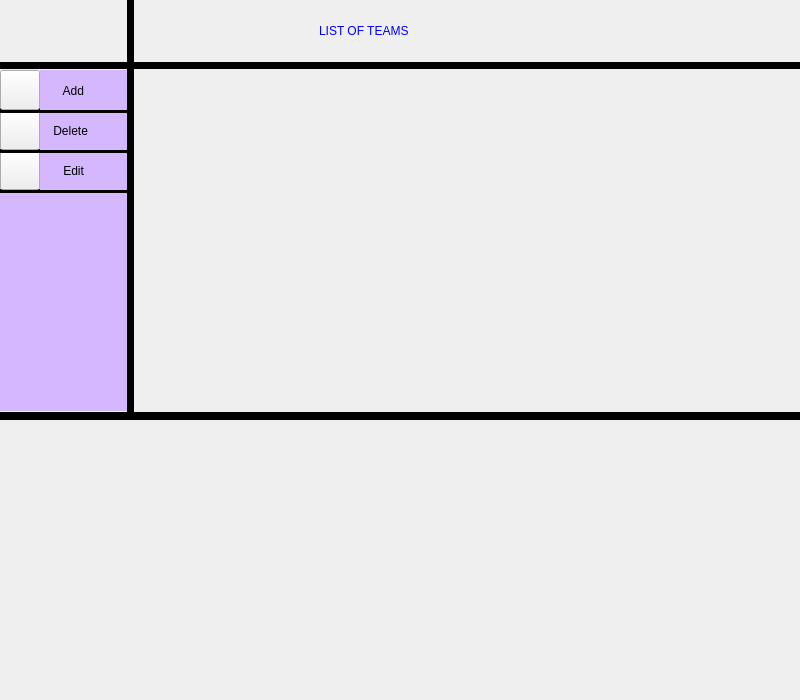
<?xml version="1.0" encoding="UTF-8"?>
<ui version="4.0">
 <class>OrgUi</class>
 <widget class="QWidget" name="OrgUi">
  <property name="geometry">
   <rect>
    <x>0</x>
    <y>0</y>
    <width>800</width>
    <height>700</height>
   </rect>
  </property>
  <property name="windowTitle">
   <string>Form</string>
  </property>
  <widget class="QLabel" name="label">
   <property name="geometry">
    <rect>
     <x>-20</x>
     <y>330</y>
     <width>852</width>
     <height>444</height>
    </rect>
   </property>
   <property name="styleSheet">
    <string notr="true">image: url(:/Login/Login23.png);</string>
   </property>
   <property name="text">
    <string/>
   </property>
  </widget>
  <widget class="QLabel" name="label_2">
   <property name="geometry">
    <rect>
     <x>0</x>
     <y>-5</y>
     <width>61</width>
     <height>71</height>
    </rect>
   </property>
   <property name="accessibleName">
    <string/>
   </property>
   <property name="accessibleDescription">
    <string/>
   </property>
   <property name="styleSheet">
    <string notr="true">image: url(:/Login/Login24.png);</string>
   </property>
   <property name="text">
    <string/>
   </property>
   <property name="buddy">
    <cstring></cstring>
   </property>
  </widget>
  <widget class="QLabel" name="label_3">
   <property name="geometry">
    <rect>
     <x>-7</x>
     <y>62</y>
     <width>855</width>
     <height>7</height>
    </rect>
   </property>
   <property name="styleSheet">
    <string notr="true">background-color: rgb(0, 0, 0);</string>
   </property>
   <property name="text">
    <string/>
   </property>
  </widget>
  <widget class="QLabel" name="label_22">
   <property name="geometry">
    <rect>
     <x>0</x>
     <y>108</y>
     <width>131</width>
     <height>3</height>
    </rect>
   </property>
   <property name="styleSheet">
    <string notr="true">background-color: rgb(0, 0, 0);</string>
   </property>
   <property name="text">
    <string/>
   </property>
  </widget>
  <widget class="QLabel" name="label_10">
   <property name="geometry">
    <rect>
     <x>40</x>
     <y>70</y>
     <width>88</width>
     <height>41</height>
    </rect>
   </property>
   <property name="styleSheet">
    <string notr="true">background-color: rgb(213, 183, 255);
color: rgb(0, 0, 0);
border-color: rgb(0, 0, 0);
font: 700 12pt &quot;Segoe UI&quot;;</string>
   </property>
   <property name="text">
    <string>       Add</string>
   </property>
  </widget>
  <widget class="QLabel" name="label_11">
   <property name="geometry">
    <rect>
     <x>240</x>
     <y>0</y>
     <width>81</width>
     <height>71</height>
    </rect>
   </property>
   <property name="styleSheet">
    <string notr="true">image: url(:/Login/Login29.png);</string>
   </property>
   <property name="text">
    <string/>
   </property>
  </widget>
  <widget class="QLabel" name="label_20">
   <property name="geometry">
    <rect>
     <x>-3</x>
     <y>190</y>
     <width>131</width>
     <height>221</height>
    </rect>
   </property>
   <property name="styleSheet">
    <string notr="true">background-color: rgb(213, 183, 255);
font: 700 12pt &quot;Segoe UI&quot;;</string>
   </property>
   <property name="text">
    <string/>
   </property>
  </widget>
  <widget class="QLabel" name="label_8">
   <property name="geometry">
    <rect>
     <x>650</x>
     <y>0</y>
     <width>81</width>
     <height>71</height>
    </rect>
   </property>
   <property name="styleSheet">
    <string notr="true">image: url(:/Login/Login29.png);</string>
   </property>
   <property name="text">
    <string/>
   </property>
  </widget>
  <widget class="QLabel" name="label_21">
   <property name="geometry">
    <rect>
     <x>0</x>
     <y>189</y>
     <width>131</width>
     <height>3</height>
    </rect>
   </property>
   <property name="styleSheet">
    <string notr="true">background-color: rgb(0, 0, 0);</string>
   </property>
   <property name="text">
    <string/>
   </property>
  </widget>
  <widget class="QLabel" name="label_lastname">
   <property name="geometry">
    <rect>
     <x>240</x>
     <y>280</y>
     <width>151</width>
     <height>51</height>
    </rect>
   </property>
   <property name="text">
    <string/>
   </property>
  </widget>
  <widget class="QLabel" name="label_23">
   <property name="geometry">
    <rect>
     <x>0</x>
     <y>149</y>
     <width>131</width>
     <height>3</height>
    </rect>
   </property>
   <property name="styleSheet">
    <string notr="true">background-color: rgb(0, 0, 0);</string>
   </property>
   <property name="text">
    <string/>
   </property>
  </widget>
  <widget class="QLabel" name="label_6">
   <property name="geometry">
    <rect>
     <x>319</x>
     <y>0</y>
     <width>420</width>
     <height>61</height>
    </rect>
   </property>
   <property name="styleSheet">
    <string notr="true">color: rgb(0, 0, 255);
font: 900 italic 20pt &quot;Segoe UI&quot;;</string>
   </property>
   <property name="text">
    <string>LIST OF TEAMS</string>
   </property>
  </widget>
  <widget class="QLabel" name="label_18">
   <property name="geometry">
    <rect>
     <x>40</x>
     <y>110</y>
     <width>88</width>
     <height>41</height>
    </rect>
   </property>
   <property name="styleSheet">
    <string notr="true">background-color: rgb(213, 183, 255);
color: rgb(0, 0, 0);
font: 700 12pt &quot;Segoe UI&quot;;</string>
   </property>
   <property name="text">
    <string>    Delete</string>
   </property>
  </widget>
  <widget class="QPushButton" name="pushButton_edit_2">
   <property name="geometry">
    <rect>
     <x>0</x>
     <y>150</y>
     <width>40</width>
     <height>40</height>
    </rect>
   </property>
   <property name="styleSheet">
    <string notr="true">image: url(:/Login/Login22.png);</string>
   </property>
   <property name="text">
    <string/>
   </property>
  </widget>
  <widget class="QLabel" name="label_16">
   <property name="geometry">
    <rect>
     <x>580</x>
     <y>0</y>
     <width>81</width>
     <height>71</height>
    </rect>
   </property>
   <property name="styleSheet">
    <string notr="true">image: url(:/Login/Login29.png);</string>
   </property>
   <property name="text">
    <string/>
   </property>
  </widget>
  <widget class="QLabel" name="label_12">
   <property name="geometry">
    <rect>
     <x>310</x>
     <y>0</y>
     <width>81</width>
     <height>71</height>
    </rect>
   </property>
   <property name="styleSheet">
    <string notr="true">image: url(:/Login/Login29.png);</string>
   </property>
   <property name="text">
    <string/>
   </property>
  </widget>
  <widget class="QLabel" name="label_15">
   <property name="geometry">
    <rect>
     <x>510</x>
     <y>0</y>
     <width>81</width>
     <height>71</height>
    </rect>
   </property>
   <property name="styleSheet">
    <string notr="true">image: url(:/Login/Login29.png);</string>
   </property>
   <property name="text">
    <string/>
   </property>
  </widget>
  <widget class="QLabel" name="label_19">
   <property name="geometry">
    <rect>
     <x>40</x>
     <y>150</y>
     <width>91</width>
     <height>41</height>
    </rect>
   </property>
   <property name="styleSheet">
    <string notr="true">background-color: rgb(213, 183, 255);
color: rgb(0, 0, 0);
font: 700 12pt &quot;Segoe UI&quot;;</string>
   </property>
   <property name="text">
    <string>       Edit</string>
   </property>
  </widget>
  <widget class="QLabel" name="label_17">
   <property name="geometry">
    <rect>
     <x>130</x>
     <y>0</y>
     <width>51</width>
     <height>71</height>
    </rect>
   </property>
   <property name="styleSheet">
    <string notr="true">image: url(:/Login/Login29.png);</string>
   </property>
   <property name="text">
    <string/>
   </property>
  </widget>
  <widget class="QLabel" name="label_4">
   <property name="geometry">
    <rect>
     <x>127</x>
     <y>-80</y>
     <width>7</width>
     <height>500</height>
    </rect>
   </property>
   <property name="styleSheet">
    <string notr="true">background-color: rgb(0, 0, 0);</string>
   </property>
   <property name="text">
    <string/>
   </property>
  </widget>
  <widget class="QPushButton" name="pushButton_add_2">
   <property name="geometry">
    <rect>
     <x>0</x>
     <y>70</y>
     <width>40</width>
     <height>40</height>
    </rect>
   </property>
   <property name="styleSheet">
    <string notr="true">image: url(:/Login/Login20.png);
border-color: rgb(0, 0, 0);</string>
   </property>
   <property name="text">
    <string/>
   </property>
  </widget>
  <widget class="QPushButton" name="pushButton_remove">
   <property name="geometry">
    <rect>
     <x>0</x>
     <y>110</y>
     <width>40</width>
     <height>40</height>
    </rect>
   </property>
   <property name="styleSheet">
    <string notr="true">image: url(:/Login/Login21.png);</string>
   </property>
   <property name="text">
    <string/>
   </property>
  </widget>
  <widget class="QLabel" name="label_9">
   <property name="geometry">
    <rect>
     <x>170</x>
     <y>0</y>
     <width>81</width>
     <height>71</height>
    </rect>
   </property>
   <property name="styleSheet">
    <string notr="true">image: url(:/Login/Login29.png);</string>
   </property>
   <property name="text">
    <string/>
   </property>
  </widget>
  <widget class="QLabel" name="label_13">
   <property name="geometry">
    <rect>
     <x>370</x>
     <y>0</y>
     <width>81</width>
     <height>71</height>
    </rect>
   </property>
   <property name="styleSheet">
    <string notr="true">image: url(:/Login/Login29.png);</string>
   </property>
   <property name="text">
    <string/>
   </property>
  </widget>
  <widget class="QLabel" name="label_14">
   <property name="geometry">
    <rect>
     <x>440</x>
     <y>0</y>
     <width>81</width>
     <height>71</height>
    </rect>
   </property>
   <property name="styleSheet">
    <string notr="true">image: url(:/Login/Login29.png);</string>
   </property>
   <property name="text">
    <string/>
   </property>
  </widget>
  <widget class="QLabel" name="label_5">
   <property name="geometry">
    <rect>
     <x>0</x>
     <y>412</y>
     <width>811</width>
     <height>8</height>
    </rect>
   </property>
   <property name="styleSheet">
    <string notr="true">background-color: rgb(0, 0, 0);</string>
   </property>
   <property name="text">
    <string/>
   </property>
  </widget>
  <widget class="QLabel" name="label_24">
   <property name="geometry">
    <rect>
     <x>0</x>
     <y>110</y>
     <width>131</width>
     <height>3</height>
    </rect>
   </property>
   <property name="styleSheet">
    <string notr="true">background-color: rgb(0, 0, 0);</string>
   </property>
   <property name="text">
    <string/>
   </property>
  </widget>
  <widget class="QLabel" name="label_25">
   <property name="geometry">
    <rect>
     <x>0</x>
     <y>190</y>
     <width>131</width>
     <height>3</height>
    </rect>
   </property>
   <property name="styleSheet">
    <string notr="true">background-color: rgb(0, 0, 0);</string>
   </property>
   <property name="text">
    <string/>
   </property>
  </widget>
  <widget class="QLabel" name="label_26">
   <property name="geometry">
    <rect>
     <x>0</x>
     <y>150</y>
     <width>131</width>
     <height>3</height>
    </rect>
   </property>
   <property name="styleSheet">
    <string notr="true">background-color: rgb(0, 0, 0);</string>
   </property>
   <property name="text">
    <string/>
   </property>
  </widget>
  <widget class="QLabel" name="label_27">
   <property name="geometry">
    <rect>
     <x>720</x>
     <y>0</y>
     <width>81</width>
     <height>71</height>
    </rect>
   </property>
   <property name="styleSheet">
    <string notr="true">image: url(:/Login/Login29.png);</string>
   </property>
   <property name="text">
    <string/>
   </property>
  </widget>
 </widget>
 <resources/>
 <connections/>
</ui>
